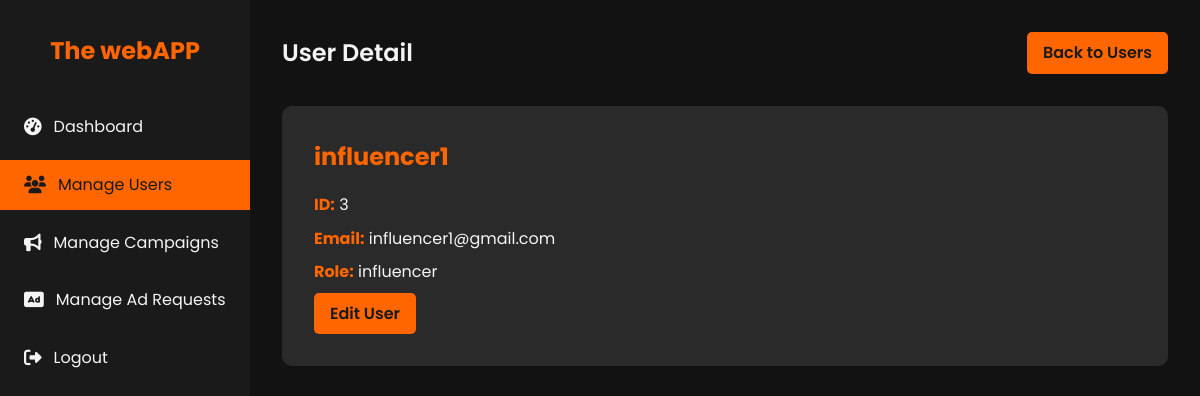
/admin/users/3 (signed in), run on the app's committed database.
### models.py (models this page shows, shortened)
class User(db.Model, UserMixin):
    id = db.Column(db.Integer, primary_key=True)
    username = db.Column(db.String(80), unique=True, nullable=False)
    password = db.Column(db.String(200), nullable=False)
    email = db.Column(db.String(120), unique=True, nullable=False)
    role = db.Column(db.String(50), nullable=False)  # admin, sponsor, influencer
    is_active = db.Column(db.Boolean, default=True)
    sponsor = db.relationship('Sponsor', back_populates='user', uselist=False)
    influencer = db.relationship('Influencer', back_populates='user', uselist=False)

### app.py (the view)
    @app.route('/admin/users/<int:user_id>')
    @login_required
    @admin_required
    def admin_user_detail(user_id):
        user = User.query.get_or_404(user_id)
        return render_template('admin_user_detail.html', user=user)

### templates/admin_user_detail.html (shortened to what this page needs)
<!DOCTYPE html>
<html lang="en">
<head>
    <link rel="stylesheet" href="https://cdnjs.cloudflare.com/ajax/libs/font-awesome/6.1.1/css/all.min.css">
</head>
<body>
    <div class="dashboard">
        <aside class="sidebar">
            <div class="logo">
                <h1>The webAPP</h1>
            </div>
            <nav>
                <ul class="nav-menu">
                    <li class="nav-item">
                        <a href="{{ url_for('admin_dashboard') }}" class="nav-link">
                            <i class="fas fa-tachometer-alt"></i> Dashboard
                        </a>
                    </li>
                    <li class="nav-item">
                        <a href="{{ url_for('admin_users') }}" class="nav-link active">
                            <i class="fas fa-users"></i> Manage Users
                        </a>
                    </li>
                    <li class="nav-item">
                        <a href="{{ url_for('admin_campaigns') }}" class="nav-link">
                            <i class="fas fa-bullhorn"></i> Manage Campaigns
                        </a>
                    </li>
                    <li class="nav-item">
                        <a href="{{ url_for('admin_ad_requests') }}" class="nav-link">
                            <i class="fas fa-ad"></i> Manage Ad Requests
                        </a>
                    </li>
                    <li class="nav-item">
                        <a href="{{ url_for('logout') }}" class="nav-link">
                            <i class="fas fa-sign-out-alt"></i> Logout
                        </a>
                    </li>
                </ul>
            </nav>
        </aside>
        <main class="main-content">
            <header class="header">
                <h1 class="welcome-text">User Detail</h1>
                <a href="{{ url_for('admin_users') }}" class="btn">Back to Users</a>
            </header>
            <section class="user-detail">
                <h2>{{ user.username }}</h2>
                <p><strong>ID:</strong> {{ user.id }}</p>
                <p><strong>Email:</strong> {{ user.email }}</p>
                <p><strong>Role:</strong> {{ user.role }}</p>
                <a href="{{ url_for('admin_user_edit', user_id=user.id) }}" class="btn">Edit User</a>
            </section>
        </main>
    </div>
</body>
</html>

### templates/admin_user_detail.html (style rules this page uses)
:root { --primary-color: #1a1a1a; --secondary-color: #ff6600; --text-color: #f4f4f4; --bg-color: #121212; --card-bg-color: #2a2a2a; --hover-color: #ff8533; }
* { margin: 0; padding: 0; box-sizing: border-box; }
body { font-family: 'Poppins', sans-serif; line-height: 1.6; color: var(--text-color); background-color: var(--bg-color); }
.dashboard { display: flex; min-height: 100vh; }
.sidebar { width: 250px; background-color: var(--primary-color); padding: 2rem 0; position: fixed; height: 100vh; overflow-y: auto; }
.logo { text-align: center; margin-bottom: 2rem; }
.logo h1 { color: var(--secondary-color); font-size: 1.5rem; }
.nav-menu { list-style-type: none; }
.nav-item { margin-bottom: 0.5rem; }
.nav-link { display: flex; align-items: center; padding: 0.75rem 1.5rem; color: var(--text-color); text-decoration: none; transition: all 0.3s ease; }
.nav-link:hover, .nav-link.active { background-color: var(--secondary-color); color: var(--primary-color); }
.nav-link i { margin-right: 0.75rem; font-size: 1.1rem; }
.main-content { flex-grow: 1; margin-left: 250px; padding: 2rem; }
.header { display: flex; justify-content: space-between; align-items: center; margin-bottom: 2rem; }
.welcome-text { font-size: 1.5rem; font-weight: 600; }
.btn { background-color: var(--secondary-color); color: var(--primary-color); padding: 0.5rem 1rem; border: none; border-radius: 5px; cursor: pointer; font-weight: 600; transition: all 0.3s ease; text-decoration: none; display: inline-block; }
.user-detail { background-color: var(--card-bg-color); border-radius: 10px; padding: 2rem; margin-bottom: 2rem; }
.user-detail h2 { color: var(--secondary-color); margin-bottom: 1rem; }
.user-detail p { margin-bottom: 0.5rem; }
.user-detail strong { color: var(--secondary-color); }

### data on the page
User: username "influencer1", id "3", email "influencer1@gmail.com", role "influencer"
